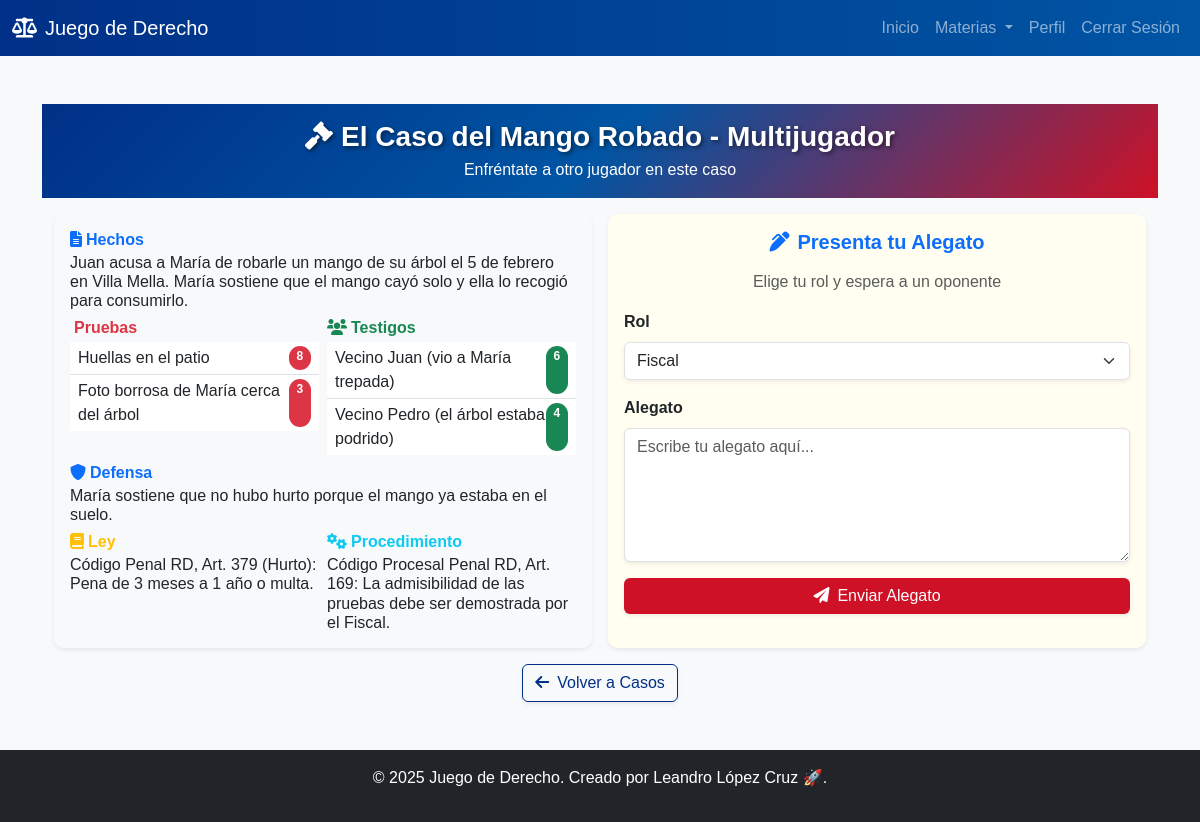
Page /caso/casos_penales/1/multi (signed in) on the committed database.
### tables this page shows
CREATE TABLE casos_penales (
            id INTEGER PRIMARY KEY,
            titulo TEXT,
            hechos TEXT,
            pruebas TEXT,
            testigos TEXT,
            defensa TEXT,
            ley TEXT,
            procedimiento TEXT,
            condiciones_ganadoras TEXT
        , dificultad INTEGER DEFAULT 0);

### derecho2.py (the view)
    def wrap(*args, **kwargs):
        if 'user_id' not in session:
            flash("Por favor, inicia sesión primero.")
            return redirect(url_for('login'))
        return f(*args, **kwargs)

### derecho2.py (called while the page is built)
def login_required(f):
    def wrap(*args, **kwargs):
        if 'user_id' not in session:
            flash("Por favor, inicia sesión primero.")
            return redirect(url_for('login'))
        return f(*args, **kwargs)
    wrap.__name__ = f.__name__
    return wrap

### templates/casos_multi.html (shortened to what this page needs)
{% extends "base.html" %}
{% block content %}
<header class="py-3 text-white text-center position-relative overflow-hidden" style="background: linear-gradient(135deg, #003087 0%, #0055a4 50%, #CE1126 100%);">
    <div class="container position-relative z-1">
        <h1 class="fw-bold fs-3 mb-1" style="text-shadow: 2px 2px 4px rgba(0,0,0,0.5);">
            <i class="fas fa-gavel me-2"></i>{{ caso.titulo }} - Multijugador
        </h1>
        <p class="fs-6 mb-0">Enfréntate a otro jugador en este caso</p>
    </div>
    <div class="position-absolute top-0 start-0 w-100 h-100 opacity-10" style="background: url('https://www.transparenttextures.com/patterns/wood-pattern.png');"></div>
</header>
<div class="container my-3">
    <div class="row g-3">
        <div class="col-md-6">
            <div class="card shadow-sm border-0 h-100" style="background: #f8f9fa;">
                <div class="card-body p-3">
                    <div class="row g-2">
                        <div class="col-12">
                            <h5 class="text-primary fw-bold mb-1 fs-6"><i class="fas fa-file-alt me-1"></i>Hechos</h5>
                            <p class="text-dark mb-0 fs-6" style="line-height: 1.2;">{{ caso.hechos }}</p>
                        </div>
                        <div class="col-6">
                            <h5 class="text-danger fw-bold mb-1 fs-6">Pruebas</h5>
                            <ul class="list-group list-group-flush fs-6">
                                {% for prueba, peso in caso.pruebas.items() %}
                                <li class="list-group-item p-1 d-flex justify-content-between">
                                    <span>{{ prueba }}</span>
                                    <span class="badge bg-danger rounded-pill">{{ peso }}</span>
                                </li>
                                {% endfor %}
                            </ul>
                        </div>
                        <div class="col-6">
                            <h5 class="text-success fw-bold mb-1 fs-6"><i class="fas fa-users me-1"></i>Testigos</h5>
                            <ul class="list-group list-group-flush fs-6">
                                {% for testigo, peso in caso.testigos.items() %}
                                <li class="list-group-item p-1 d-flex justify-content-between">
                                    <span>{{ testigo }}</span>
                                    <span class="badge bg-success rounded-pill">{{ peso }}</span>
                                </li>
                                {% endfor %}
                            </ul>
                        </div>
                        <div class="col-12">
                            <h5 class="text-primary fw-bold mb-1 fs-6"><i class="fas fa-shield-alt me-1"></i>Defensa</h5>
                            <p class="text-dark mb-0 fs-6" style="line-height: 1.2;">{{ caso.defensa }}</p>
                        </div>
                        <div class="col-6">
                            <h5 class="text-warning fw-bold mb-1 fs-6"><i class="fas fa-book me-1"></i>Ley</h5>
                            <p class="text-dark mb-0 fs-6" style="line-height: 1.2;">{{ caso.ley }}</p>
                        </div>
                        <div class="col-6">
                            <h5 class="text-info fw-bold mb-1 fs-6"><i class="fas fa-cogs me-1"></i>Procedimiento</h5>
                            <p class="text-dark mb-0 fs-6" style="line-height: 1.2;">{{ caso.procedimiento }}</p>
                        </div>
                    </div>
                </div>
            </div>
        </div>
        <div class="col-md-6">
            <div class="card shadow-sm border-0 h-100">
                <div class="card-body p-3">
                    {% if resultado %}
                    <div class="alert alert-info h-100 d-flex flex-column justify-content-center p-3" role="alert">
                        <h4 class="alert-heading fw-bold text-info fs-5 mb-2">
                            <i class="fas fa-check-circle me-2"></i>Resultado
                        </h4>
                        <p class="fs-6 mb-0" style="white-space: pre-wrap;">{{ resultado | safe }}</p>
                    </div>
                    {% else %}
                    <h3 class="text-center fw-bold mb-3 text-primary fs-5">
                        <i class="fas fa-pen-alt me-2"></i>Presenta tu Alegato
                    </h3>
                    <p class="text-center text-muted fs-6">
                        {% if fiscal_id and defensor_id %}
                        Ambos roles ocupados, esperando evaluación...
                        {% elif fiscal_id %}
                        Esperando {{ rol2 }}...
                        {% elif defensor_id %}
                        Esperando {{ rol1 }}...
                        {% else %}
                        Elige tu rol y espera a un oponente
                        {% endif %}
                    </p>
                    <form method="POST">
                        <div class="mb-3">
                            <label for="rol" class="form-label fw-bold text-dark fs-6">Rol</label>
                            <select name="rol" id="rol" class="form-select shadow-sm" required>
                                {% if not fiscal_id %}
                                <option value="{{ rol1 }}">{{ rol1 }}</option>
                                {% elif not defensor_id %}
                                <option value="{{ rol2 }}">{{ rol2 }}</option>
                                {% endif %}
                            </select>
                        </div>
                        <div class="mb-3">
                            <label for="argumento" class="form-label fw-bold text-dark fs-6">Alegato</label>
                            <textarea name="argumento" id="argumento" class="form-control shadow-sm" rows="5" required placeholder="Escribe tu alegato aquí..."></textarea>
                        </div>
                        <button type="submit" class="btn btn-primary w-100 shadow-sm" style="background: #CE1126; border: none; transition: background 0.3s;">
                            <i class="fas fa-paper-plane me-2"></i>Enviar Alegato
                        </button>
                    </form>
                    {% endif %}
                </div>
            </div>
        </div>
    </div>
    <div class="text-center mt-3">
        <a href="{{ url_for(endpoint) }}" class="btn btn-outline-secondary shadow-sm" style="border-color: #003087; color: #003087; transition: all 0.3s;">
            <i class="fas fa-arrow-left me-2"></i>Volver a Casos
        </a>
    </div>
</div>
{% endblock %}

### templates/base.html (shortened to what this page needs)
<!DOCTYPE html>
<html lang="es">
<head>
    <link href="https://cdn.jsdelivr.net/npm/bootstrap@5.3.0/dist/css/bootstrap.min.css" rel="stylesheet">
    <link href="https://cdnjs.cloudflare.com/ajax/libs/font-awesome/6.0.0/css/all.min.css" rel="stylesheet">
    <link rel="stylesheet" href="{{ url_for('static', filename='style.css') }}">
</head>
<body>
    <nav class="navbar navbar-expand-lg navbar-dark" style="background: linear-gradient(90deg, #003087, #0055a4);">
        <div class="container-fluid">
            <a class="navbar-brand" href="{{ url_for('inicio') }}">
                <i class="fas fa-balance-scale me-2"></i>Juego de Derecho
            </a>
            <div class="collapse navbar-collapse" id="navbarNav">
                <ul class="navbar-nav ms-auto">
                    {% if 'user_id' in session %}
                    <li class="nav-item">
                        <a class="nav-link" href="{{ url_for('inicio') }}">Inicio</a>
                    </li>
                    <li class="nav-item dropdown">
                        <a class="nav-link dropdown-toggle" href="#" id="materiasDropdown" role="button" data-bs-toggle="dropdown" aria-expanded="false">
                            Materias
                        </a>
                    </li>
                    <li class="nav-item">
                        <a class="nav-link" href="{{ url_for('perfil') }}">Perfil</a>
                    </li>
                    <li class="nav-item">
                        <a class="nav-link" href="{{ url_for('logout') }}">Cerrar Sesión</a>
                    </li>
                    {% endif %}
                </ul>
            </div>
        </div>
    </nav>
    <div class="container my-5">
        {% block content %}{% endblock %}
    </div>
    <footer class="bg-dark text-white text-center py-3 mt-auto">
        <p>&copy; 2025 Juego de Derecho. Creado por Leandro López Cruz 🚀.</p>
    </footer>
</body>
</html>

### static/style.css (style rules this page uses)
body { font-family: 'Arial', sans-serif; background: url('https://www.transparenttextures.com/patterns/paper-fibers.png') repeat; background-color: #f8f9fa; }
.card { box-shadow: 0 4px 8px rgba(0,0,0,0.1); border-radius: 10px; transition: transform 0.3s; border: 1px solid #d3c8a0; background-color: #fffef0; }
.btn-primary { transition: all 0.3s; background-color: #003087; border-color: #003087; }
.navbar-dark { background: linear-gradient(90deg, #003087, #CE1126); }

### templates/casos_multi.html (style rules this page uses)
.card-body { padding: 1rem !important; }
.list-group-item { padding: 0.25rem 0.5rem !important; }

### rows in the picture
casos_penales: titulo "El Caso del Mango Robado", hechos "Juan acusa a María de robarle un mango de su árbol el 5 de febrero en Villa Mella. María sostiene que el mango cayó solo y ella lo recogió para consumirlo.", defensa "María sostiene que no hubo hurto porque el mango ya estaba en el suelo.", ley "Código Penal RD, Art. 379 (Hurto): Pena de 3 meses a 1 año o multa.", procedimiento "Código Procesal Penal RD, Art. 169: La admisibilidad de las pruebas debe ser demostrada por el Fiscal."

### other values in the picture
{{ prueba }} "Huellas en el patio" "Foto borrosa de María cerca del árbol"
{{ peso }} "8" "3"
{{ testigo }} "Vecino Juan (vio a María trepada)" "Vecino Pedro (el árbol estaba podrido)"
{{ peso }} "6" "4"
form field rol "Fiscal"
